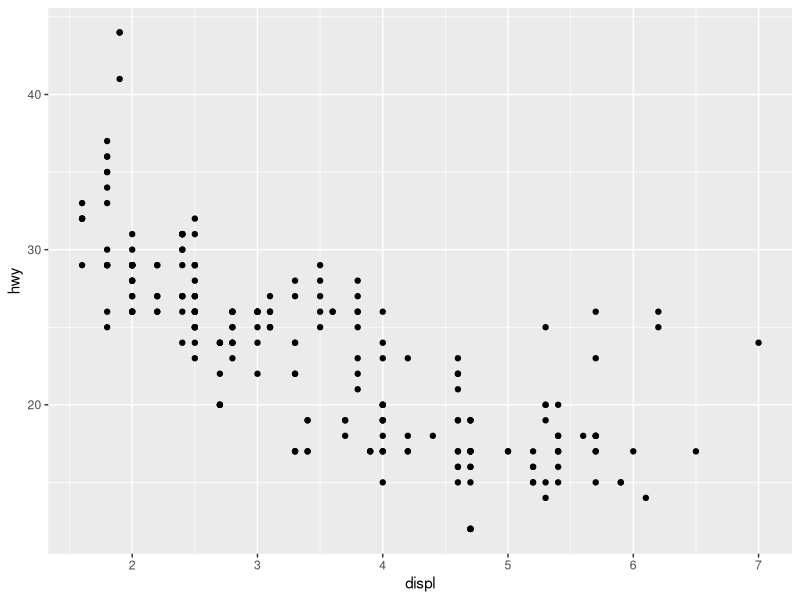
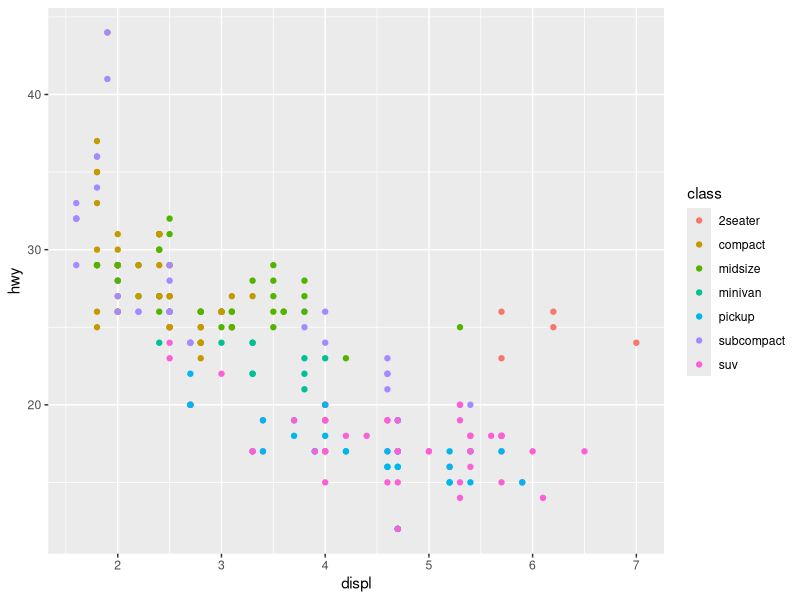
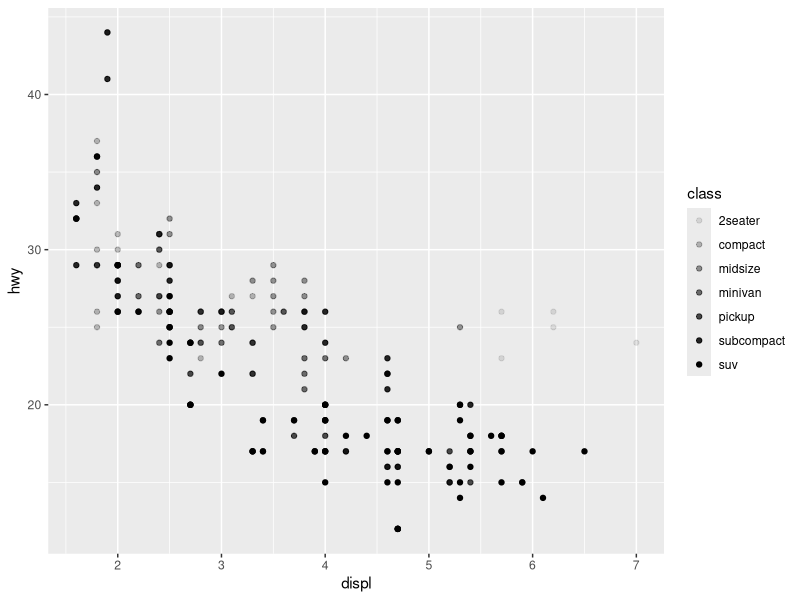
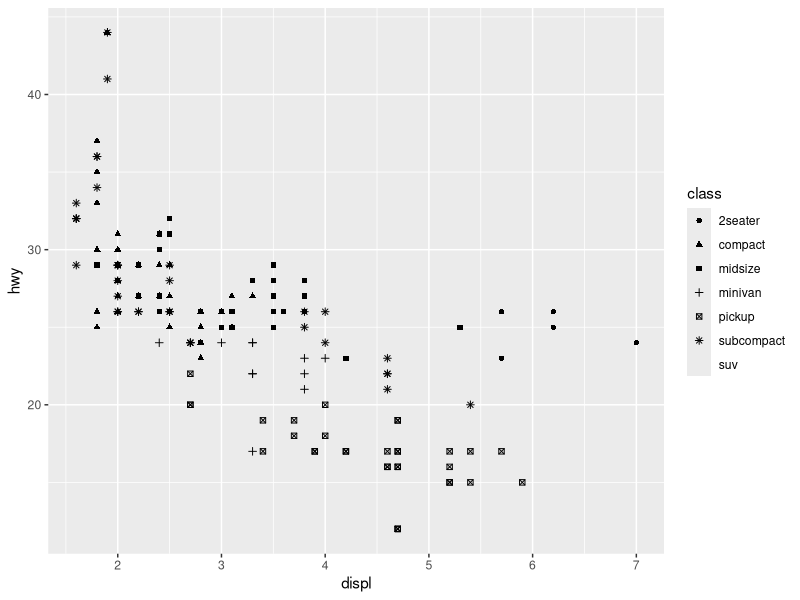
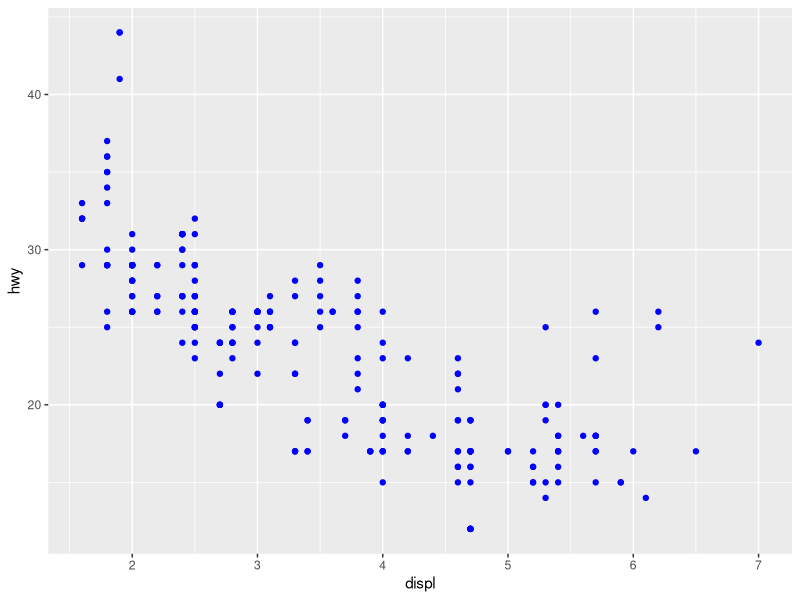
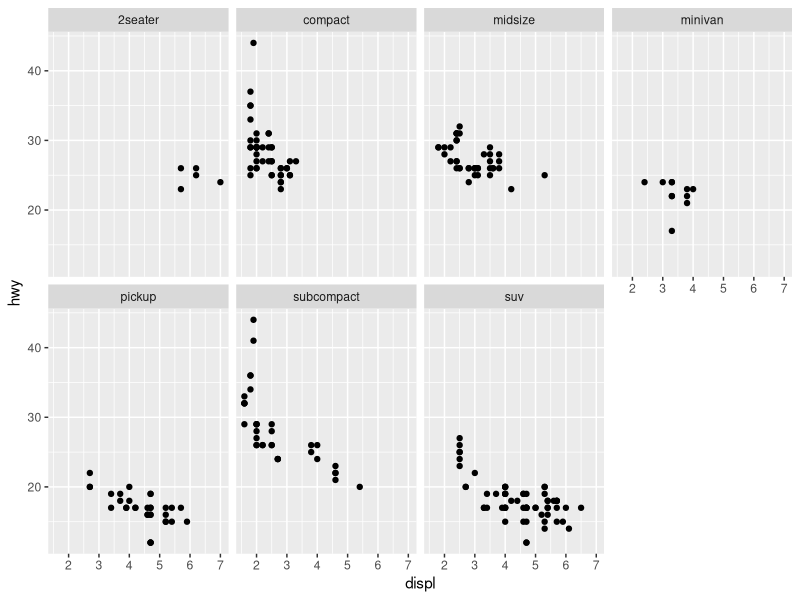
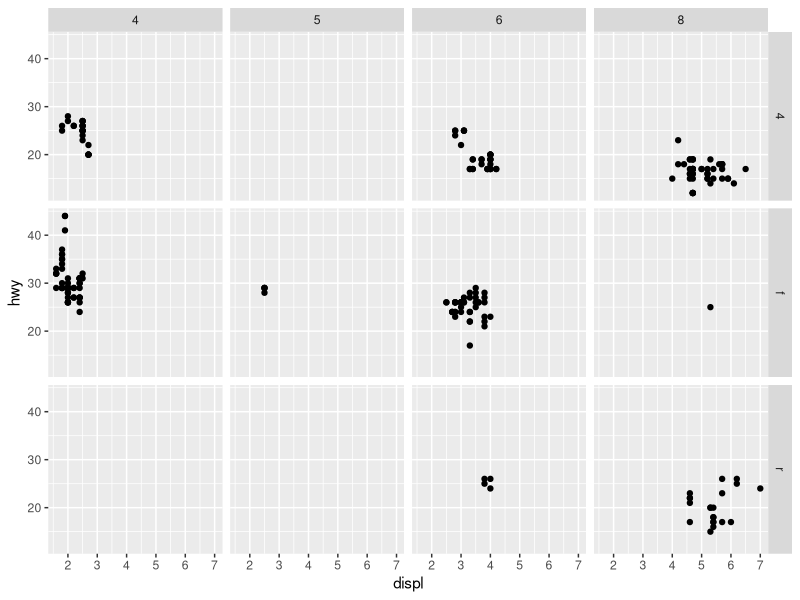
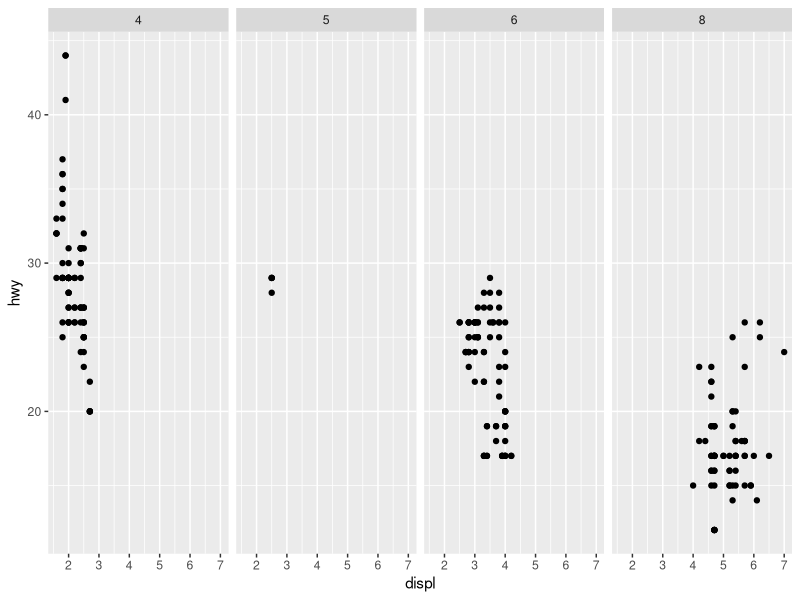

Recreate these plots in R, in order.
# R for Data Science Code

library(tidyverse)

# Data Visualization - ggplot
# https://r4ds.had.co.nz/data-visualisation.html

mpg

ggplot(data = mpg) + 
  geom_point(mapping = aes(x = displ, y = hwy))

# Generic function for ggplot
# ggplot(data = <DATA>) + 
#   <GEOM_FUNCTION>(mapping = aes(<MAPPINGS>))

# Aesthetic mappings

ggplot(data = mpg) + 
  geom_point(mapping = aes(x = displ, y = hwy, color = class))

# Left
ggplot(data = mpg) + 
  geom_point(mapping = aes(x = displ, y = hwy, alpha = class))

# Right
ggplot(data = mpg) + 
  geom_point(mapping = aes(x = displ, y = hwy, shape = class))

ggplot(data = mpg) + 
  geom_point(mapping = aes(x = displ, y = hwy), color = "blue")


# Facets

ggplot(data = mpg) + 
  geom_point(mapping = aes(x = displ, y = hwy)) + 
  facet_wrap(~ class, nrow = 2)

ggplot(data = mpg) + 
  geom_point(mapping = aes(x = displ, y = hwy)) + 
  facet_grid(drv ~ cyl)

ggplot(data = mpg) + 
  geom_point(mapping = aes(x = displ, y = hwy)) + 
  facet_grid(. ~ cyl)

# Facets with a model

ggplot(data = mpg) + 
  geom_point(mapping = aes(x = displ, y = hwy)) + 
  geom_smooth(mapping = aes(x = displ, y = hwy)) +
  facet_grid(drv ~ cyl)

# Facets, with a model and color

ggplot(data = mpg) + 
  geom_point(mapping = aes(x = displ, y = hwy, color = drv)) + 
  geom_smooth(mapping = aes(x = displ, y = hwy, color = drv)) +
  facet_grid(. ~ cyl)

# Models

ggplot(data = mpg) +
  geom_smooth(mapping = aes(x = displ, y = hwy))

ggplot(data = mpg) +
  geom_smooth(mapping = aes(x = displ, y = hwy, group = drv))

ggplot(data = mpg) +
  geom_smooth(
    mapping = aes(x = displ, y = hwy, color = drv),
    show.legend = FALSE
  )

ggplot(data = mpg, mapping = aes(x = displ, y = hwy)) + 
  geom_point(mapping = aes(color = class)) + 
  geom_smooth()

ggplot(data = mpg, mapping = aes(x = displ, y = hwy)) + 
  geom_point(mapping = aes(color = class)) + 
  geom_smooth(data = filter(mpg, class == "subcompact"), se = FALSE)


## 3.7 Statistical transformations

ggplot(data = diamonds) + 
  geom_bar(mapping = aes(x = cut))

ggplot(data = diamonds) + 
  stat_count(mapping = aes(x = cut))

demo <- tribble(
  ~cut,         ~freq,
  "Fair",       1610,
  "Good",       4906,
  "Very Good",  12082,
  "Premium",    13791,
  "Ideal",      21551
)

ggplot(data = demo) +
  geom_bar(mapping = aes(x = cut, y = freq), stat = "identity")

ggplot(data = diamonds) + 
  geom_bar(mapping = aes(x = cut, y = stat(prop), group = 1))

ggplot(data = diamonds) + 
  stat_summary(
    mapping = aes(x = cut, y = depth),
    fun.min = min,
    fun.max = max,
    fun = median
  )

# 3.8 Position adjustments

ggplot(data = diamonds) + 
  geom_bar(mapping = aes(x = cut, colour = cut))

ggplot(data = diamonds) + 
  geom_bar(mapping = aes(x = cut, fill = cut))

ggplot(data = diamonds) + 
  geom_bar(mapping = aes(x = cut, fill = clarity))

ggplot(data = diamonds, mapping = aes(x = cut, fill = clarity)) + 
  geom_bar(alpha = 1/5, position = "identity")

ggplot(data = diamonds, mapping = aes(x = cut, colour = clarity)) + 
  geom_bar(fill = NA, position = "identity")

ggplot(data = diamonds) + 
  geom_bar(mapping = aes(x = cut, fill = clarity), position = "fill")

ggplot(data = diamonds) + 
  geom_bar(mapping = aes(x = cut, fill = clarity), position = "dodge")

# Jitter

ggplot(data = mpg) + 
  geom_point(mapping = aes(x = displ, y = hwy), position = "jitter")

## Coordinate systems
# Coordinate flip
ggplot(data = mpg, mapping = aes(x = class, y = hwy)) + 
  geom_boxplot()

ggplot(data = mpg, mapping = aes(x = class, y = hwy)) + 
  geom_boxplot() +
  coord_flip()

# Polar coordinates

bar <- ggplot(data = diamonds) + 
  geom_bar(
    mapping = aes(x = cut, fill = cut), 
    show.legend = FALSE,
    width = 1
  ) + 
  theme(aspect.ratio = 1) +
  labs(x = NULL, y = NULL)

bar + coord_flip()
bar + coord_polar()

# Layered grammer of graphics template

# ggplot(data = <DATA>) + 
#   <GEOM_FUNCTION>(
#     mapping = aes(<MAPPINGS>),
#     stat = <STAT>, 
#     position = <POSITION>
#   ) +
#   <COORDINATE_FUNCTION> +
#   <FACET_FUNCTION>
